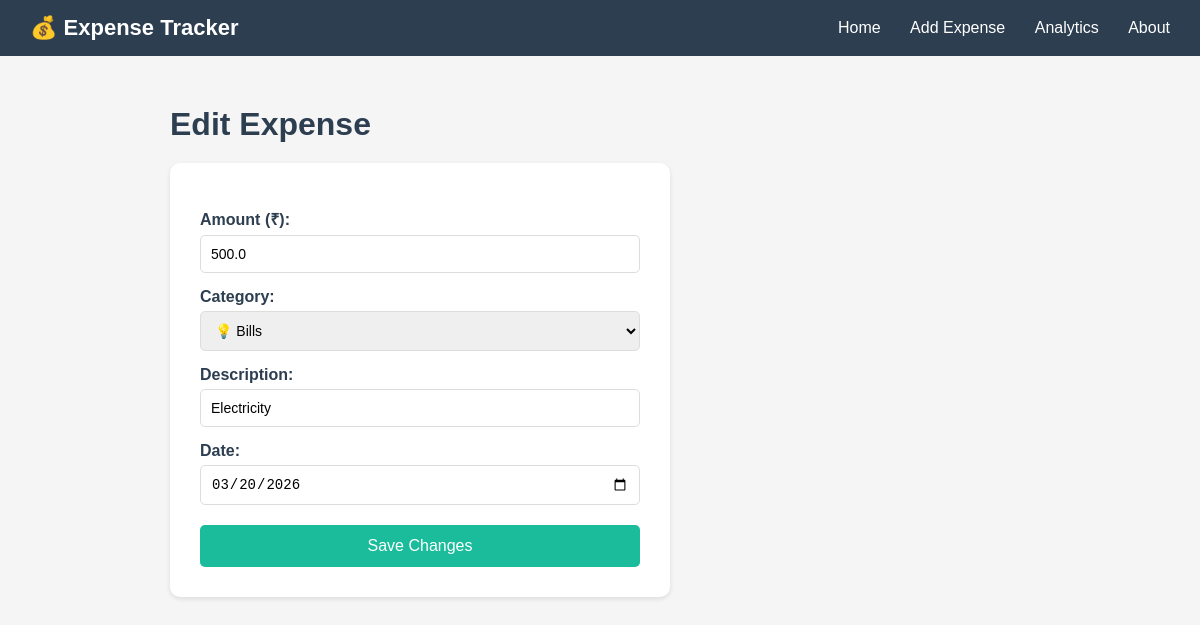
Screenshot of /edit/5 with the database file from the repository.
### tables this page shows
CREATE TABLE expenses(
            id INTEGER PRIMARY KEY AUTOINCREMENT,
            amount REAL NOT NULL,
            category TEXT NOT NULL,
            description TEXT,
            date TEXT NOT NULL
        );

### app.py (the view, shortened to what this page needs)
@app.route('/edit/<int:id>', methods=['GET', 'POST'])
def edit(id):
    conn = get_db_connection()
    expense = conn.execute(
        'SELECT * FROM expenses WHERE id = ?', (id,)
    ).fetchone()
    conn.close()
    return render_template('edit.html', expense = expense)

### app.py (called while the page is built)
def get_db_connection():
    conn = sqlite3.connect('expenses.db')
    conn.row_factory = sqlite3.Row
    return conn

### templates/edit.html (shortened to what this page needs)
{% extends 'base.html' %}
{% block content %}
    <h1>Edit Expense</h1>
    <form method="POST" action="/edit/{{ expense['id'] }}">
        <label for="amount">Amount (₹):</label>
        <input type="number" id="amount" name="amount"
               value="{{ expense['amount'] }}" required>
        <label for="category">Category:</label>
        <select id="category" name="category" required>
            <option value="Bills" {% if expense['category'] == 'Bills' %}selected{% endif %}>💡 Bills</option>
        </select>
        <label for="description">Description:</label>
        <input type="text" id="description" name="description"
               value="{{ expense['description'] }}" >
        <label for="date">Date:</label>
        <input type="date" id="date" name="date"
               value="{{ expense['date'] }}" required>
        <button type="submit">Save Changes</button>
    </form>
{% endblock %}

### static/style.css (style rules this page uses)
* { margin: 0; padding: 0; box-sizing: border-box; }
body { font-family: Arial, sans-serif; background-color: #f5f5f5; color: #333; }
h1 { color: #2c3e50; margin-bottom: 20px; }
form { background: white; padding: 30px; border-radius: 10px; box-shadow: 0 2px 5px rgba(0,0,0,0.1); max-width: 500px; }
label { display: block; margin-top: 15px; margin-bottom: 5px; font-weight: bold; color: #2c3e50; }
input, select { width: 100%; padding: 10px; border: 1px solid #ddd; border-radius: 5px; font-size: 14px; }
button { margin-top: 20px; padding: 12px 30px; background-color: #1abc9c; color: white; border: none; border-radius: 5px; font-size: 16px; cursor: pointer; width: 100%; }

### rows the page displays
expenses: amount "500.0", category "💡 Bills", description "Electricity", date "03/20/2026"
